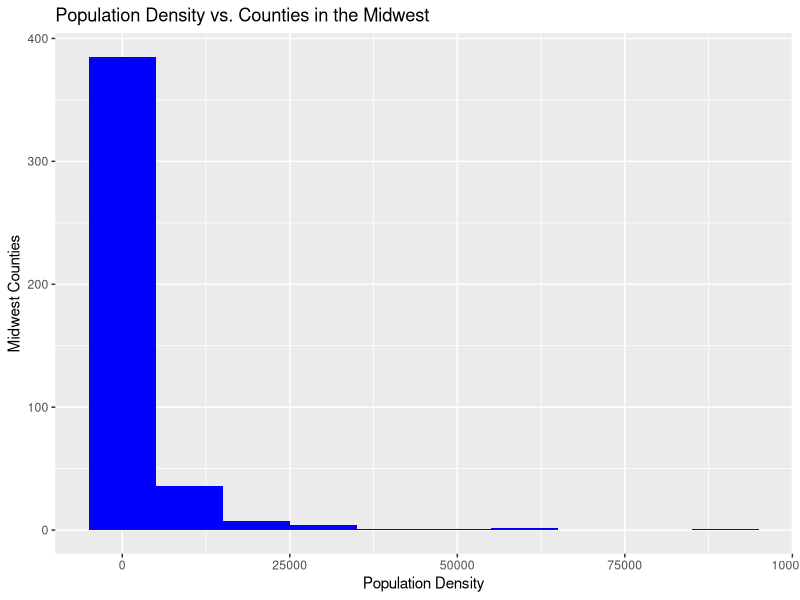
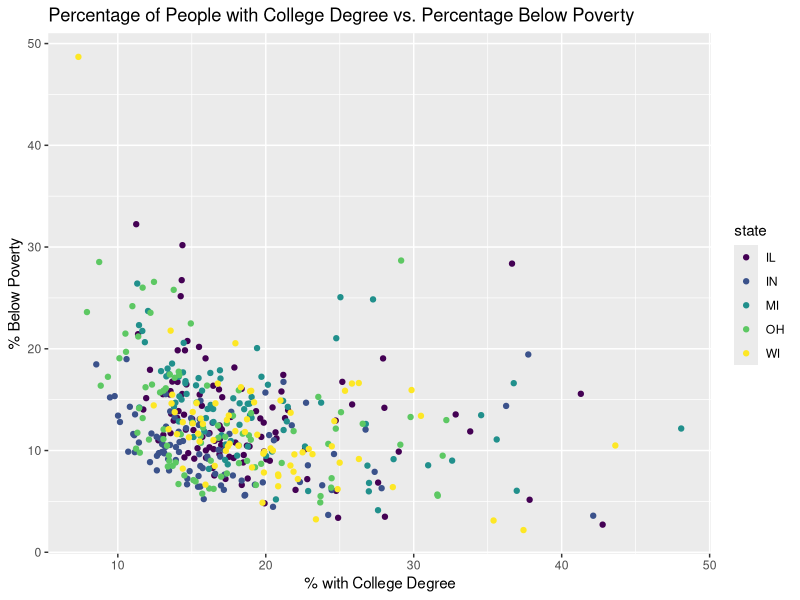
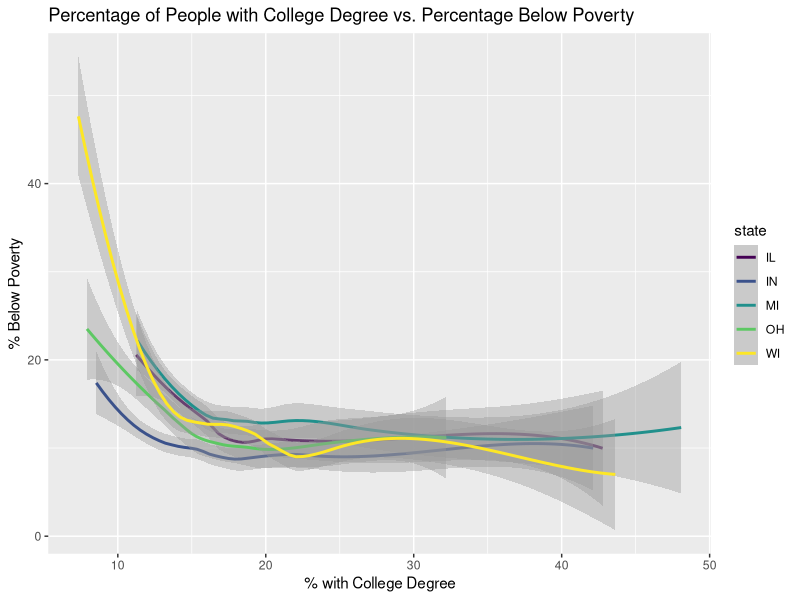
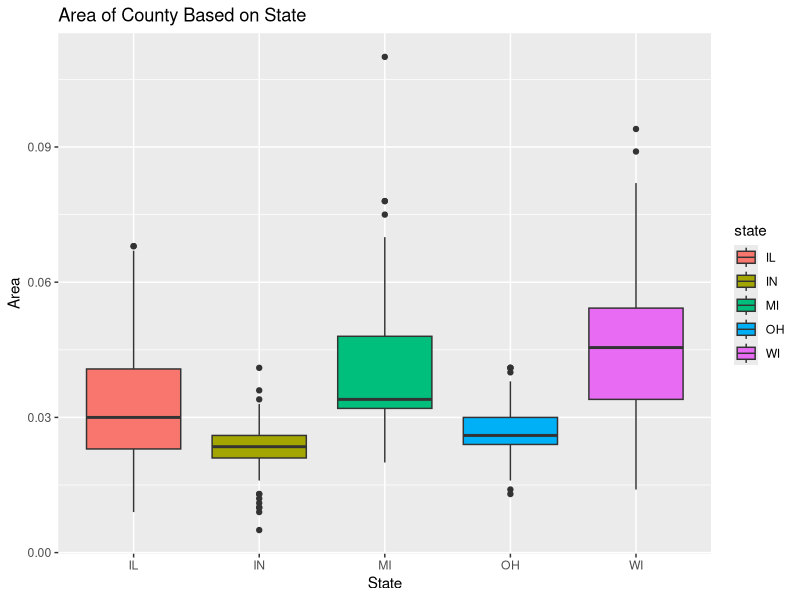
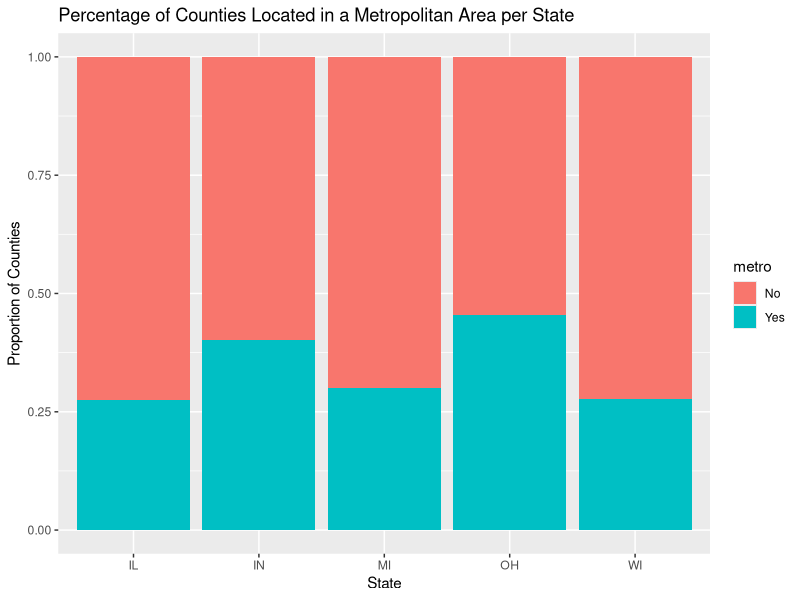
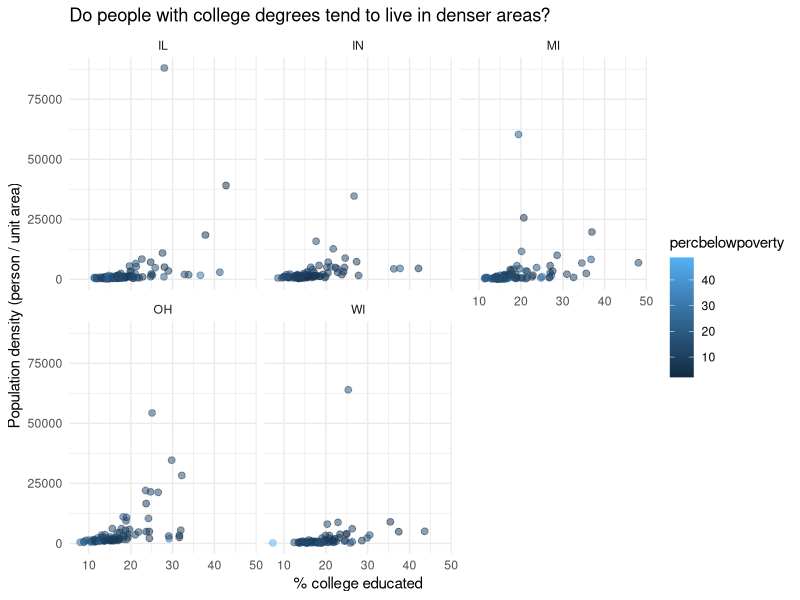

These figures' R source, in order:
## ---- chunk 1
#| label: load-packages
#| message: false

library(tidyverse)
library(viridis)
## ---- chunk 2

#population_density_histogram

ggplot(data = midwest,
       aes(x=popdensity)) + 
    geom_histogram(binwidth = 10000, fill = "blue") + labs(title= "Population Density vs. Counties in the Midwest",x= "Population Density",y="Midwest Counties")
## ---- chunk 3

#college_degree_vs_poverty_scatterplot

ggplot(data = midwest,
       aes(x=percollege, y = percbelowpoverty, color = state)) + 
    geom_point() + labs (title= "Percentage of People with College Degree vs. Percentage Below Poverty",x= "% with College Degree", y="% Below Poverty",legend = "State") + scale_colour_viridis_d()
## ---- chunk 4

#college_degree_vs_poverty_smooth_curve_fit

ggplot(data = midwest,
       aes(x=percollege, y = percbelowpoverty, color = state, se = FALSE)) + 
    geom_smooth() + labs (title= "Percentage of People with College Degree vs. Percentage Below Poverty",x= "% with College Degree", y="% Below Poverty",legend = "State") + scale_colour_viridis_d() 
## ---- chunk 5

#area_of_county_based_on_state_boxplots

ggplot(data=midwest,
       aes(x= state, y = area, fill = state )) + 
        geom_boxplot() + labs (title="Area of County Based on State", x= "State", y="Area", legend= "State")
## ---- chunk 6

#percentage_of_counties_in_metro_area_bar_plot

midwest <- midwest |>
  mutate(metro = if_else(inmetro == 1, "Yes", "No"))

ggplot(data=midwest,
       aes(x = state, fill = metro)) + 
        geom_bar(position="fill") + labs (title="Percentage of Counties Located in a Metropolitan Area per State", x= "State", y="Proportion of Counties", legend= "metro")

## ---- chunk 7

#recreated_plot

ggplot(data=midwest,
       aes(x = percollege, y = popdensity, color = percbelowpoverty)) + 
        geom_point(size = 2, alpha = 0.5, ) + labs (title="Do people with college degrees tend to live in denser areas?", x= "% college educated", y="Population density (person / unit area)", legend= "% below poverty line") + facet_wrap("state") + theme_minimal()
